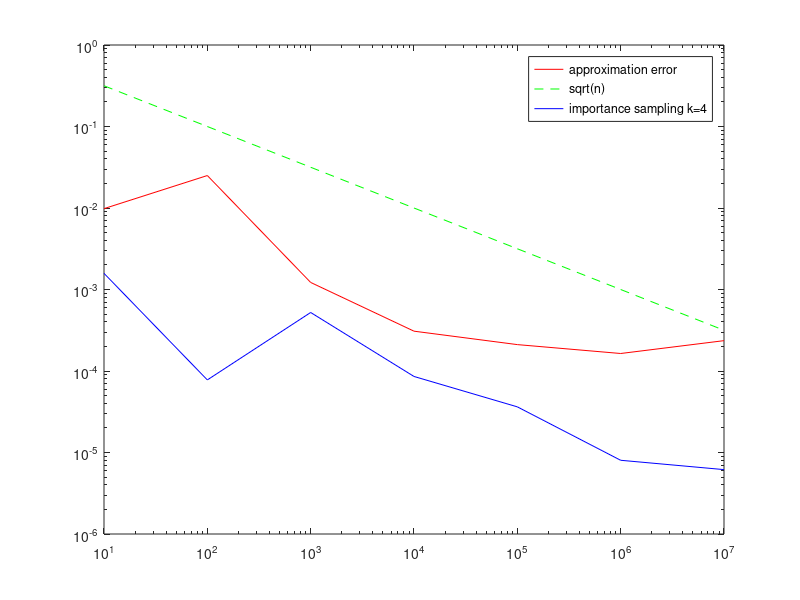

Source code (MATLAB):
function tutorial6_ex1()
    close all, clear all, clc
    
    F = 1/6;
    f = @(x) x.^5;
    w = @(x, k) (k + 1) .* x .^ k;
    map = @(x, k) x .^ (1/(k + 1));
    k = 4.5;
    
    n = 10 .^ [1:7]';
    for i = 1:length(n)
        x = rand(n(i), 1);
        y(i) = mean(f(x));
        x = map(x, k);
        yw(i) = mean(f(x) ./ w(x, k));
        
        error(i) = abs(F - y(i));
        errorw(i) = abs(F - yw(i));
    end
    F
    y
    error
    
    figure(1)
    loglog(n, error, 'r-')
    hold on
    plot(n, 1./sqrt(n), 'g--')
    plot(n, errorw, 'b-');
    legend('approximation error', 'sqrt(n)', 'importance sampling k=4');
    
    
    
end